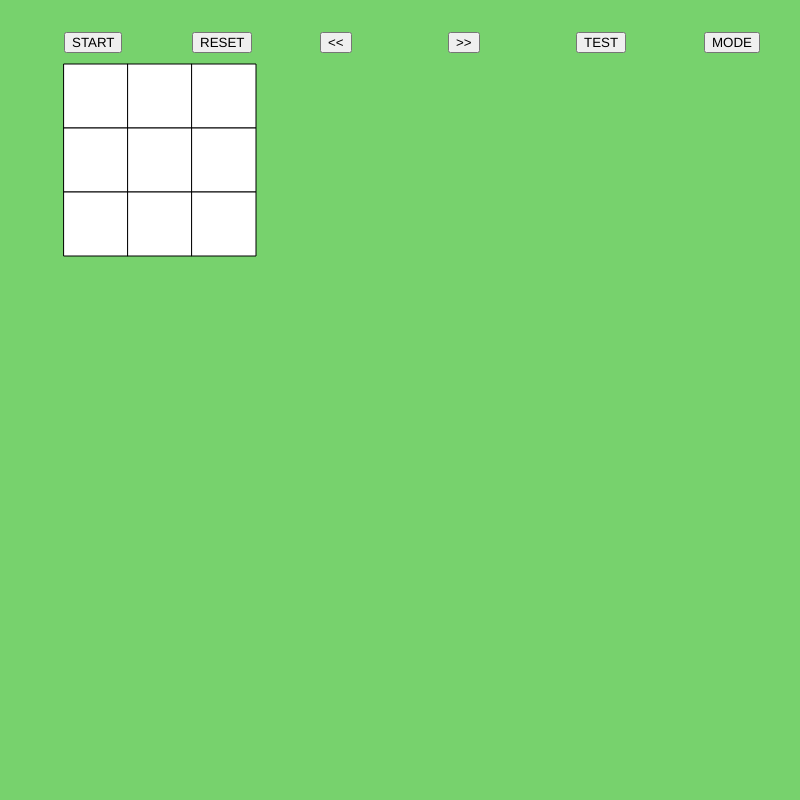
Frame 1 (no input)
Frame 60 (no input): identical to frame 1, image omitted
Frame 120 (the mouse pressed at the canvas centre since frame 60): identical to frame 1, image omitted

The p5.js sketch that drew this single still picture (run headless with seeded random() and noise() and a simulated clock; from frame 60 on, the mouse is pressed at the canvas centre):

// p5.js sketch
// ── sketch.js
let w = 64;
let r = 0;
let row = 3;
let col = 3;
let grid, grid2;
let level = 1;
let startButton;
let resetButton;
let levelIncreaseButton;
let levelDecreaseButton;
let testButton;
let changeBackgroundButton;
let c, bg;

function setup() {
  createCanvas(800, 800);
  //frameRate(1);
  c = color(floor(random(255)), floor(random(255)), floor(random(255)));
  bg = color(floor(random(200)) + 50, floor(random(200)) + 50, floor(random(200)) + 50);

  // Create grid
  createGrid();

  startButton = createButton("START");
  startButton.position(w , w / 2);
  startButton.mousePressed(generateMap);

  resetButton = createButton("RESET");
  resetButton.position(w * 3, w / 2);
  resetButton.mousePressed(reset);

  levelDecreaseButton = createButton("<<");
  levelDecreaseButton.position(w * 5, w / 2);
  levelDecreaseButton.mousePressed(decreaseLevel);

  levelIncreaseButton = createButton(">>");
  levelIncreaseButton.position(w * 7, w / 2);
  levelIncreaseButton.mousePressed(increaseLevel);

  testButton = createButton("TEST");
  testButton.position(w * 9, w / 2);
  testButton.mousePressed(test);

  changeBackgroundButton = createButton("MODE");
  changeBackgroundButton.position(w * 11, w / 2);
  changeBackgroundButton.mousePressed(changeBackground);

}

function createGrid(){
  grid = [];
  grid2 = [];
  for(let i = 0; i < row; i++){
    grid.push([]);
    grid2.push([]);
    for(let j = 0; j < col; j++){
      grid[i].push(0);
      grid2[i].push(0);
    }
  }
}

function generateMap(number){
  reset2  ();

  // Test end game
  let count = 0;
  for(let i = 0; i < row; i++){
    for(let j = 0; j < col; j++){
      if(grid[i][j] === 1)  count++;
    }
  }
  if(count === col * row || col * row - count < 2 + level){
    return;
  }

  number = 2 + level * 2;

  for(let k = 0; k < number; k++){
    let i = floor(random(row));
    let j = floor(random(col));
    while(grid[i][j] === 1){
      i = floor(random(row));
      j = floor(random(col));
    }
    grid[i][j] = 1;
    grid2[i][j] = 1;
  }

  window.setTimeout(reset, 1000);
}

function reset(){
  for(let i = 0; i < row; i++){
    for(let j = 0; j < col; j++){
      grid[i][j] = 0;
    }
  }
}

function reset2(){
  for(let i = 0; i < row; i++){
    for(let j = 0; j < col; j++){
      grid2[i][j] = 0;
    }
  }
}

function increaseLevel() {
  c = color(floor(random(255)), floor(random(255)), floor(random(255)));
  level++;
  row++;
  col++;
  createGrid();
}

function decreaseLevel() {
  c = color(floor(random(255)), floor(random(255)), floor(random(255)));
  level--;
  row--;
  col--;
  if(level < 1){
    level++;
    row++;
    col++;
  }
  createGrid();
}

function mouseReleased() {
  let x = floor(mouseX / w);
  let y = floor(mouseY / w);
  for(let i = 0; i < row; i++){
    for(let j = 0; j < col; j++){
      if(x === j + 1 && y === i + 1){
        grid[i][j] = 1;
        return;
      }
    }
  }
}

function test(){
  //console.log(grid, grid2);
  for(let i = 0; i < row; i++){
    for(let j = 0; j < col; j++){
      if(grid2[i][j] != grid[i][j]){
        alert("INCORRECT! PLEASE TRAIN MORE!!!");
        setTimeout(reset, 1000);
        reset2();
        return;
      }
    }
  }
  alert("CORRECT! CONGRATULATION!!!");
  setTimeout(reset, 1000);
  reset2();
}

function changeBackground() {
  r = random(30);
  c = color(floor(random(200)) + 50, floor(random(200)) + 50, floor(random(200)) + 50);
  bg = color(floor(random(200)) + 50, floor(random(200)) + 50, floor(random(200)) + 50);
}

function draw() {
  background(bg);
  for(let i = 1; i <= row; i++){
    for(let j = 1; j <= col; j++){
      //translate(width / 5, height / 5);
      //rectMode(CENTER);
      if(grid[i - 1][j - 1] === 1)
      fill(c);
      else
      fill(255);
      rect(j * w, i * w, w - level * 2 + 2, w - level * 2 + 2, r);
    }
  }

}
